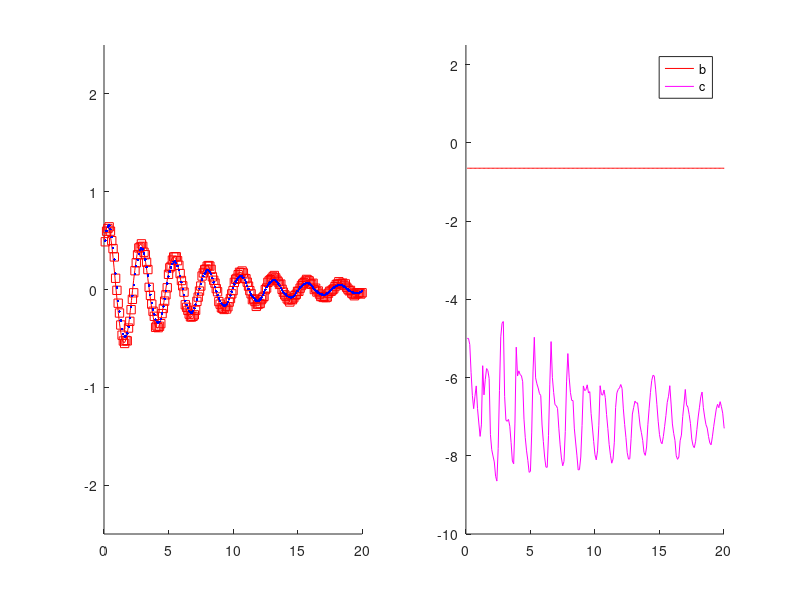

Here is the MATLAB script that generated this plot:
% KFExampleMassSpring
% Setup entire simulation here first, then create function structure for
% future use.
clear all
close all

% 
m = 2;     % Measured states
L = m + 2; % States + parms
% state vector x indexed as [velocity, position, damping_coeff, spring_coeff]


% Noise definitions:
% Define Q:
q1 = 0; % Inherent unmodelable stochasticity.
qb = 0; % How much b changes over time - Vary this unknown "knob"
qc = .1; %  "  "
Q = diag([q1, 0, qb, qc]);
R = diag([.0001; .0001]); % Error in measurement

% Define parameters, and initial guess on parameters:
b     = -.25;
c     = -6;
SigP  = diag([.00000001; .00000001]);  % Uncertainty in guess of p

% Define discrete time course and measurement points
tSpan = [0 20];                     % Simulation duration
dt    = .1;                         % Interval between time points
tvec  = tSpan(1):dt:tSpan(end);     % Time at discrete time points
kvec  = 1:1:(length(tvec));         % Count of discrete time points
kend  = length(kvec);

kHasObs = zeros(1,length(kvec));    % Create boolean vector of which time points have observations. (fake data)
kHasObs(1:1:end) = 1;
% kHasObs(1:10)     = 1;

% Simulate spring and generate noisy data:
% Define model:
dynamics = @(t,x) [x(3)*x(1)+x(4)*x(2); x(1);0;0];

% Define J
J = @(X) ([X(3) X(4) X(1) X(2); 1 0 0 0; 0 0 0 0; 0 0 0 0]);

% Define H:
H = [eye(m), zeros(m)];

Ysim0 = [1; .5;b;c];
[Tsim, Ysim] = ode45(dynamics,tSpan,Ysim0);
Ysim = Ysim';
Yobs = zeros(m,length(kvec));
for i = 1:length(kvec)
    Yobs(:,i) = H * Ysim(:,find(Tsim >= tvec(i),1)) +  sqrtm(R) * randn(2,1);
end



% Initialize vectors:
Ybar         = zeros(m,kend);
Xhat         = zeros(L,kend);
Xbar         = zeros(L,kend);
SigXh        = zeros(L,L,kend);
SigXb        = zeros(L,L,kend);
SigIn        = zeros(m,m,kend);
K            = zeros(L,m,kend);

% Initialize state estimation:
k            = 1;
Xhat(:,k)    = Ysim0;
Xhat(3:4,k) = Xhat(3:4,k) + [-.4;1];
SigXh(:,:,1) = [R,zeros(2);zeros(2),SigP];

for k = kvec(2:end)
    
    % Prediction
    Ac              = J(Xhat(:,k-1));

    A               = eye(4) + dt*Ac;
    [tsim,ysim]=ode45(dynamics,[0 dt], Xhat(:,k-1));
    Xbar(:,k)=ysim(end,:)';
%     Xbar(:,k)       = A*Xhat(:,k-1); % could just directly integrate nonlinear model for dt rather than linearizing
    SigXb(:,:,k)    = A * SigXh(:,:,k-1) * A' + Q*dt;
    
    if kHasObs(k) == 1
        
        % Measurement
        Ybar(:,k)    = H * Xbar(:,k);
        SigIn(:,:,k) = H * SigXb(:,:,k) * H' + R;
        K(:,:,k)     = SigXb(:,:,k) * H' /SigIn(:,:,k);
        SigIn(:,:,k)
        Xhat(:,k)    = Xbar(:,k) + squeeze(K(:,:,k)) * (Yobs(:,k) - Ybar(:,k));
        SigXh(:,:,k) = (eye(4) - squeeze(K(:,:,k)) * H) * SigXb(:,:,k);
    else
        
        Xhat(:,k)    = Xbar(:,k);
        SigXh(:,:,k) = SigXb(:,:,k);
    end
    
end

% Plot Underlying Model, Y observation points, and Xhat estimations (and
% maybe Xbar pre-measurement predictions) over simulation
figure(2), clf, 
subplot(1,2,1), hold on, axis([0 20 -2.5 2.5])
xi=2;
plot(Tsim,Ysim(xi,:),'r')
plot(kvec(logical(kHasObs))*dt,Yobs(xi,logical(kHasObs)),'rs')
plot(kvec*dt,Xhat(xi,:),'b.')
% plot(kvec,Xbar(2,:),'c')

% Plot estimation of parameters over simulation
% figure(3), clf, 
subplot(1,2,2), hold on, axis([0 20 -10 2.5])
plot(kvec*dt,Xhat(3,:),'r')
plot(kvec*dt,Xhat(4,:),'m'), legend('b','c')